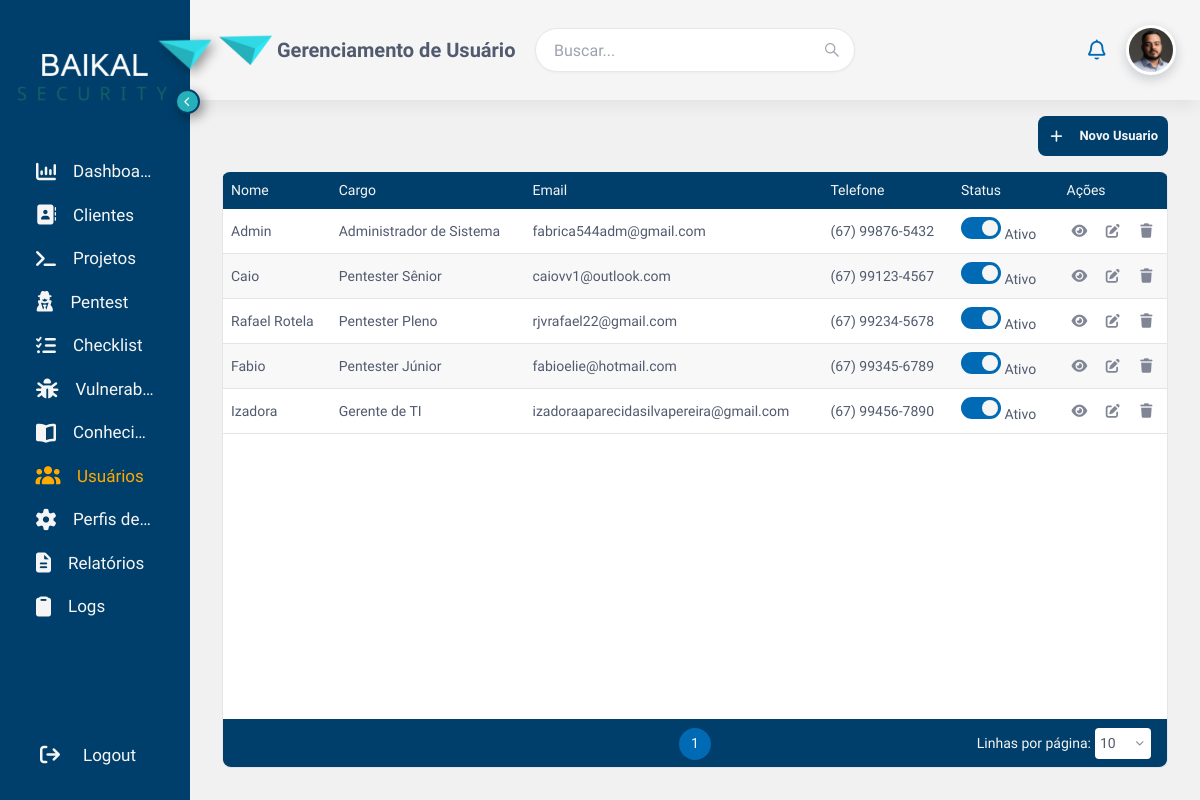
Page /CiberReport/usuario (signed in) on the committed database.
### tables this page shows
CREATE TABLE IF NOT EXISTS usuario (
  id INT NOT NULL AUTO_INCREMENT,
  perfil_id INT NOT NULL,
  nome VARCHAR(150) NOT NULL,
  cpf VARCHAR(20) NOT NULL UNIQUE,
  email VARCHAR(150) NOT NULL UNIQUE,
  senha VARCHAR(255) NOT NULL,
  telefone VARCHAR(30) DEFAULT NULL,
  cargo VARCHAR(80) DEFAULT NULL,
  especialidade VARCHAR(80) DEFAULT NULL,
  habilitado TINYINT NOT NULL DEFAULT 1,
  ultimo_login DATETIME DEFAULT NULL,
  reset_token VARCHAR(64) NULL,
  reset_token_expira DATETIME NULL,
  PRIMARY KEY (id),
  INDEX idx_reset_token (reset_token)
   
);

### app/Routes/Route.php (called while the page is built, shortened)
<?php
class Route
{
    private static array $routes = [];
    private static array $groupMiddlewares = [];
    private static function add(
        string $method,
        string $path,
        string $action,
        array $middlewares = []
    ): void {
        self::$routes[] = [
            'method' => $method,
            'path' => $path,
            'action' => $action,
            'middlewares' => array_merge(
                self::$groupMiddlewares,
                $middlewares
            ),
        ];
    }
    public static function middleware(
        array $middlewares,
        callable $routes
    ): void {
        $previousMiddlewares = self::$groupMiddlewares;
        self::$groupMiddlewares = array_merge(
            self::$groupMiddlewares,
            $middlewares
        );
        try {
            $routes();
        } finally {
            self::$groupMiddlewares = $previousMiddlewares;
        }
    }
    public static function routes(): array
    {
        return self::$routes;
    }
}

### index.php (called while the page is built, shortened)
<?php
spl_autoload_register(function ($class) {
    $file = __DIR__ . '/app/' . str_replace('\\', '/', $class) . '.php';
});
Router::dispatch();

### app/Controller/GerenciamentoUsuarioController.php (called while the page is built, shortened)
<?php
class GerenciamentoUsuarioController extends Controller
{
    private  $usuario;
    public function __construct()
    {
        $conexao = DAO::conexao();
        $this->usuario = new GerenciamentoUsuarioModel($conexao);
    }
     public function index()
    {
        $this->view('usuario');
    }
    public function listar()
    {
        return $this->usuario->listarUsuario();
    }
}
?>

### app/Model/GerenciamentoUsuarioModel.php (called while the page is built, shortened)
<?php
class GerenciamentoUsuarioModel
{
    private $pdo;
    public function __construct($pdo)
    {
        $this->pdo = $pdo;
    }
    public function listarUsuario()
    {
        $sql = $this->pdo->prepare('SELECT * FROM usuario');
        $sql->execute();
        return $sql->fetchAll(PDO::FETCH_ASSOC);
    }
}
?>

### app/Views/usuario.php (the view, shortened to what this page needs)
<?php
require_once __DIR__ . "/../Controller/GerenciamentoUsuarioController.php";
$controller = new GerenciamentoUsuarioController();
$usuarios = $controller->listar();
?>
<!DOCTYPE html>
<html lang="pt-br">
<head>
    <link rel="stylesheet" href="<?= BASE_URL ?>app/assets/CSS/style.css">
    <link rel="stylesheet" href="<?= BASE_URL ?>app/assets/CSS/Pages/gerenciar_usuario.css">
</head>
<body>
    <?php $tituloPagina = 'Gerenciamento de Usuário';
    include_once 'Components/menu.php'; ?>
    <main>
        <div class="ger-usuario">
            <button class="btn-novo-cadastro" data-modal-target="modalNovoUsuario">
                <i class="fa-solid fa-plus"></i>Novo Usuario
            </button>
        </div>
        <div class="tabela-wrapper">
            <table>
                <thead>
                    <tr>
                        <th data-col="0">
                            <span class="th-label">Nome <i class="fa-solid fa-sort sort-icon"></i></span>
                        </th>
                        <th data-col="1">
                            <span class="th-label">Cargo <i class="fa-solid fa-sort sort-icon"></i></span>
                        </th>
                        <th data-col="2">
                            <span class="th-label">Email <i class="fa-solid fa-filter sort-icon"></i></span>
                        </th>
                        <th data-col="3">
                            <span class="th-label">Telefone <i class="fa-solid fa-filter sort-icon"></i></span>
                        </th>
                        <th data-col="4">
                            <span class="th-label">Status</span>
                        </th>
                        <th>Ações</th>
                    </tr>
                </thead>
                <tbody>
                    <?php foreach ($usuarios as $usuario): ?>
                        <?php $ativo = (bool) $usuario['habilitado']; ?>
                        <tr class="<?= $ativo ? '' : 'linha-inativa' ?>">
                            <td><?= htmlspecialchars($usuario['nome']) ?></td>
                            <td>
                                <span class="ger-pentest-cat-badge">
                                    <?= htmlspecialchars($usuario['cargo'] ?? '') ?>
                                </span>
                            </td>
                            <td><?= htmlspecialchars($usuario['email']) ?></td>
                            <td><?= htmlspecialchars($usuario['telefone'] ?? '') ?></td>
                            <td class="col-status">
                                <div class="ger-pentest-status-cell">
                                    <label class="switch">
                                        <span class="switch-slider"></span>
                                    </label>
                                    <span class="ger-pentest-toggle-label"><?= $ativo ? 'Ativo' : 'Inativo' ?></span>
                                </div>
                            </td>
                            <td>
                                <div class="acoes">
                                    <button class="tabela-btn-visualizar" title="Visualizar" aria-label="Visualizar"
                                        data-modal-target="modalVisualizarUsuario"
                                        data-usuario='<?= htmlspecialchars(json_encode($usuario), ENT_QUOTES) ?>'>
                                        <i class="fa-solid fa-eye"></i>
                                    </button>
                                    <button class="tabela-btn-editar" title="Editar" aria-label="Editar"
                                        data-modal-target="modalEdicaoUsuario"
                                        data-usuario='<?= htmlspecialchars(json_encode($usuario), ENT_QUOTES) ?>'>
                                        <i class="fa-solid fa-pen-to-square"></i>
                                    </button>
                                    <a href="<?= BASE_URL ?>usuario?excluir=<?= $usuario['id'] ?>"
                                        class="tabela-btn-excluir"
                                        title="Excluir"
                                        aria-label="Excluir"
                                        data-modal-target="popupExcluir"
                                        data-popup-href="<?= BASE_URL ?>usuario?excluir=<?= $usuario['id'] ?>"
                                        onclick="return false;">
                                        <i class="fa-solid fa-trash"></i>
                                    </a>
                                </div>
                            </td>
                        </tr>
                    <?php endforeach; ?>
                </tbody>
                <tfoot>
                    <tr>
                        <td colspan="6" class="rodape-tabela">
                            <div class="paginacao"></div>
                        </td>
                    </tr>
                </tfoot>
            </table>
        </div>
    </main>
    </div>
    </div>
</body>
</html>

### app/Routes/Router.php (shortened to what this page needs)
<?php
class Router
{
    public static function dispatch(): void
    {
        $config     = require __DIR__ . '/../../Config/app.php';
        $uri        = parse_url($_SERVER['REQUEST_URI'], PHP_URL_PATH) ?: '/';
        $baseFolder = '/' . trim($config['base_folder'], '/');
        $method     = $_SERVER['REQUEST_METHOD'];
        if ($baseFolder !== '/' && ($uri === $baseFolder || str_starts_with($uri, $baseFolder . '/'))) {
            $uri = substr($uri, strlen($baseFolder)) ?: '/';
        }
        $uri = '/' . trim($uri, '/');
        foreach (Route::routes() as $route) {
            if ($route['method'] !== $method) {
                continue;
            }
            $parametros = self::casar($route['path'], $uri);
            if ($parametros === null) {
                continue;
            }
            [$controllerName, $methodName] = explode('@', $route['action']);
            $controllerClass = "Controller\\{$controllerName}";
            if (class_exists($controllerClass)) {
                $controller = new $controllerClass();
                if (method_exists($controller, $methodName)) {
                    $controller->$methodName(...$parametros);
                    return;
                }
            }
        }
    }
    private static function casar(string $rotaPath, string $uri): ?array
    {
        if (!str_contains($rotaPath, '{')) {
            return $rotaPath === $uri ? [] : null;
        }
        $regex = preg_replace('#\{[a-zA-Z_][a-zA-Z0-9_]*\}#', '([^/]+)', $rotaPath);
        if (!preg_match('#^' . $regex . '$#', $uri, $matches)) {
            return null;
        }
        array_shift($matches);
        return $matches;
    }
}

### app/assets/CSS/style.css (style rules this page uses)
html { font-size: 62.5%; height: 100%; overflow: hidden; }
:root { --cor-fundo-pagina: #f1f1f1; --cor-fundo-branco: #ffffff; --cor-azul-primaria: #003f6b; --cor-azul-destaques: #006ab5; --cor-texto-titulo: #17233d; --cor-texto-primario: #515a6e; --cor-texto-secundario: #808695; --cor-branco-primario: #f5f5f5; --cor-cinza-primario: #808080; --cor-cinza-secundario: #c0c0c0; --cor-cinza-terciario: #e5e5e4; --cor-cinza-hover: #f8f8f8; --cor-baikal-1: #30d9e4; --cor-baikal-2: #2ee6f3; --cor-baikal-3: #26b1ba; --cor-vermelho-destaque: #ff2c2c; --cor-vermelho-secundario: #fde9ed; --cor-laranja: #fe5f2f; --cor-laranja-secundario: #fff7ed; --cor-amarelo: #ffaa00; --cor-verde: #43b75d; --cor-verde-secundario: #bde3d3; --cor-borda-padrao: #e5e5e4; --cor-borda-foco: #006ab5; --cor-borda-erro: #ff3347; --cor-borda-sucesso: #43b75d; --fonte-familia-titulo: "Chakra Petch", sans-serif; --fonte-familia-corpo: "Work Sans", sans-serif; --fonte-titulo: 3.4rem; --fonte-subtitulo: 2.8rem; --fonte-secao: 2.2rem; --fonte-subsecao: 2rem; --fonte-texto: 1.6rem; --fonte-apoio: 1.4rem; --fonte-legenda: 1.2rem; --espaco-xs: 0.4rem; --espaco-sm: 0.8rem; --espaco-md: 1.6rem; --espaco-lg: 2.4rem; --espaco-xl: 3.2rem; --espaco-2xl: 4.8rem; --espaco-3xl: 6.4rem; --raio-sm: 4px; --raio-md: 8px; --raio-lg: 12px; --raio-xl: 16px; --raio-full: 9999px; --sombra-xs: 0 1px 2px 0 rgb(0 0 0 / 0.05); --sombra-sm: 0 1px 3px 0 rgb(0 0 0 / 0.1), 0 1px 2px -1px rgb(0 0 0 / 0.1); --sombra-md: 0 4px 6px -1px rgb(0 0 0 / 0.1), 0 2px 4px -2px rgb(0 0 0 / 0.1); --sombra-lg: 0 10px 15px -3px rgb(0 0 0 / 0.1), 0 4px 6px -4px rgb(0 0 0 / 0.1); --sombra-xl: 0 20px 25px -5px rgb(0 0 0 / 0.1), 0 8px 10px -6px rgb(0 0 0 / 0.1); --sombra-2xl: 0 25px 50px -12px rgb(0 0 0 / 0.25); --sombra-inner: inset 0 2px 4px 0 rgb(0 0 0 / 0.05); --transicao-rapida: 150ms ease; --transicao-base: 250ms ease; --transicao-devagar: 400ms ease; --sidebar-fechado: 5%; --sidebar-aberto: 15%; --altura-menu-superior: 100px; }
body { font-family: var(--fonte-familia-corpo); font-size: var(--fonte-texto); font-weight: var(--peso-normal); line-height: 1.5; background-color: var(--cor-fundo-pagina); color: var(--cor-texto-primario); -webkit-font-smoothing: antialiased; -moz-osx-font-smoothing: grayscale; display: flex; flex-direction: column; height: 100vh; overflow: hidden; }
.main-content > main { padding: var(--espaco-xl); padding-top: var(--espaco-md); }

### app/assets/CSS/Pages/gerenciar_usuario.css (style rules this page uses)
main { height: calc(100vh - var(--altura-menu-superior)); display: flex; flex-direction: column; overflow-y: hidden; }
.tabela-wrapper { height: auto; flex: 1; min-height: 0; }
.ger-usuario { display: flex; justify-content: flex-end; margin-bottom: var(--espaco-md); }

### app/assets/CSS/Componentes/button.css (style rules this page uses)
.btn-novo-cadastro { display: flex; align-items: center; justify-content: center; padding: 10px 10px; font-size: 13px; font-weight: 600; border: none; border-radius: var(--raio-md); cursor: pointer; background-color: var(--cor-azul-primaria); color: var(--cor-branco-primario); gap: 15px; height: 40px; }
.switch { position: relative; display: inline-block; width: 40px; height: 22px; }
.switch-slider { position: absolute; cursor: pointer; top: 0; left: 0; right: 0; bottom: 0; background-color: #ccc; transition: .4s; border-radius: 34px; }
.switch-slider:before { position: absolute; content: ""; height: 16px; width: 16px; left: 3px; bottom: 3px; background-color: var(--cor-branco-primario); transition: .1s; border-radius: 50%; }
.switch input:checked + .switch-slider { background-color: var(--cor-azul-destaques); }
.switch input:checked + .switch-slider:before { transform: translateX(18px); }
.switch ~ [class$="-toggle-label"] { display: inline-block; width: 46px; text-align: left; }

### rows in the picture
usuario: nome "Admin", cargo "Administrador de Sistema", email "fabrica544adm@gmail.com", telefone "(67) 99876-5432", habilitado "Ativo"
usuario: nome "Caio", cargo "Pentester Sênior", email "caiovv1@outlook.com", telefone "(67) 99123-4567", habilitado "Ativo"
usuario: nome "Rafael Rotela", cargo "Pentester Pleno", email "rjvrafael22@gmail.com", telefone "(67) 99234-5678", habilitado "Ativo"
usuario: nome "Fabio", cargo "Pentester Júnior", email "fabioelie@hotmail.com", telefone "(67) 99345-6789", habilitado "Ativo"
usuario: nome "Izadora", cargo "Gerente de TI", email "izadoraaparecidasilvapereira@gmail.com", telefone "(67) 99456-7890", habilitado "Ativo"
